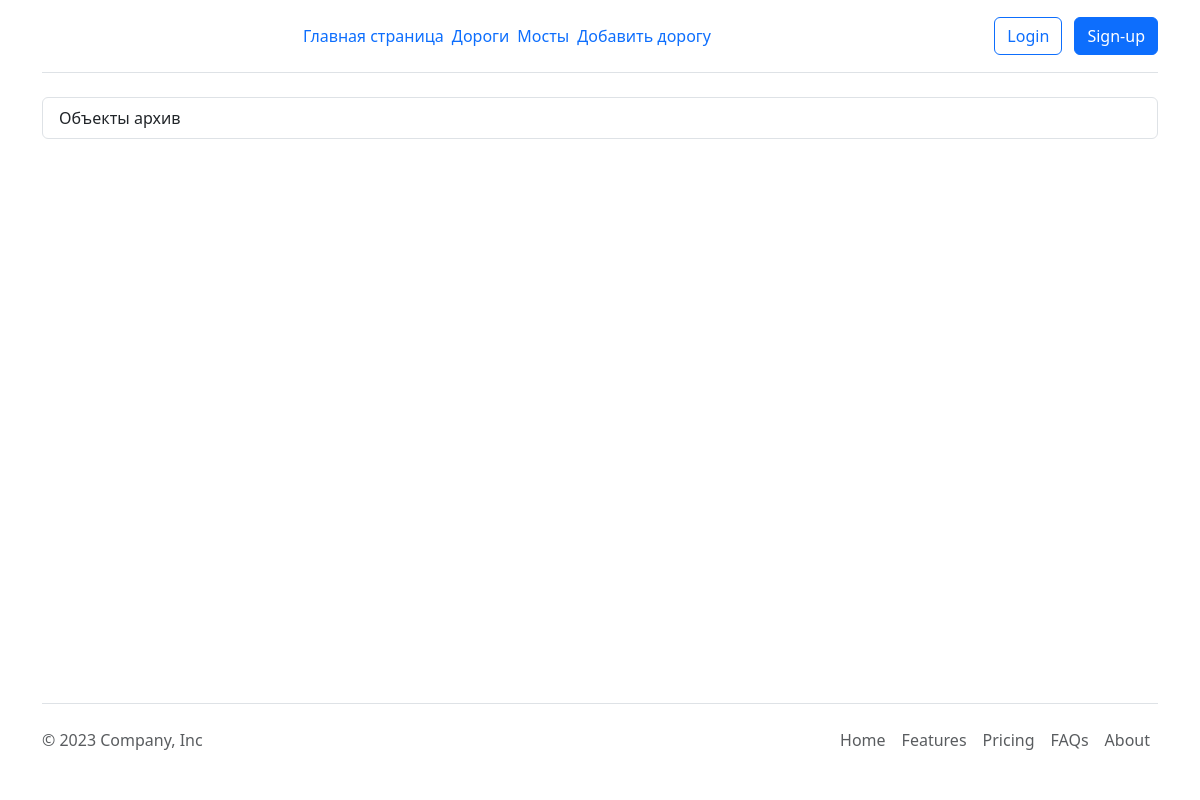
/archiveobjects, run on an earlier commit of the app's database.
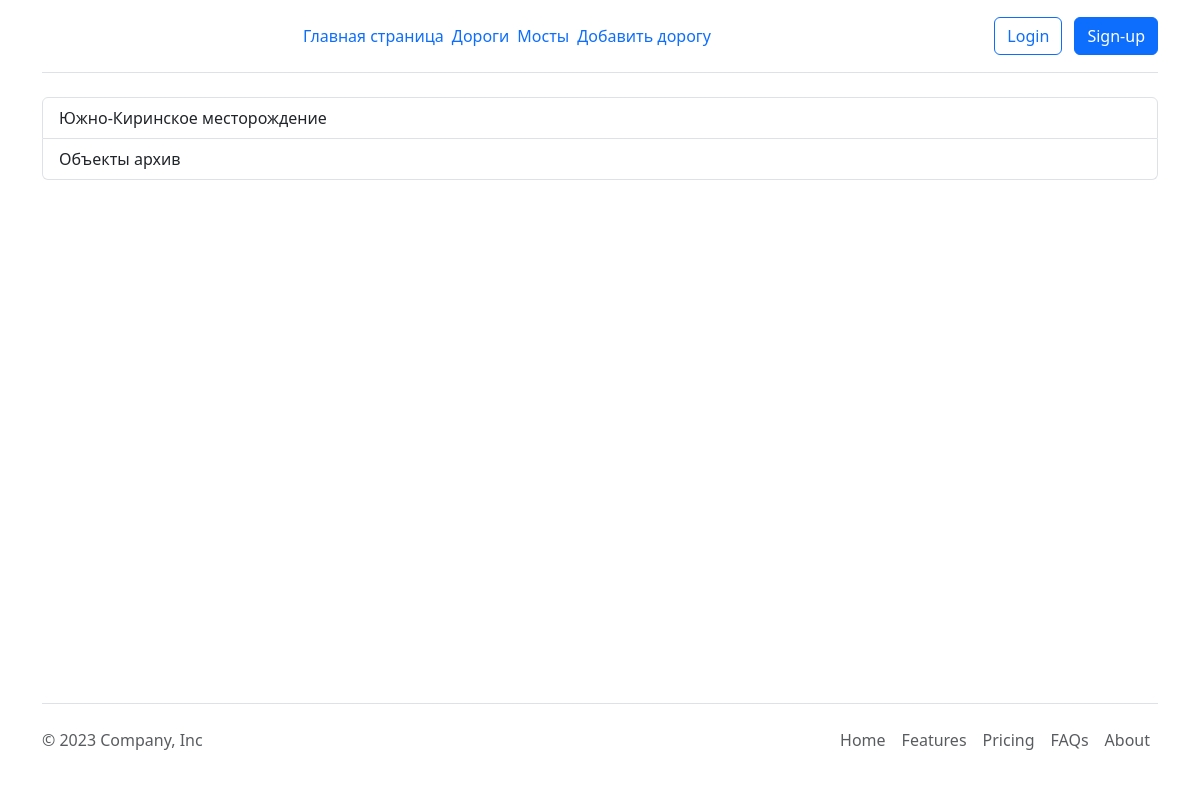
And on a later commit of the database.
### roads/models.py (models this page shows)
class NameObject(models.Model):
    object_name = models.CharField(max_length=255, verbose_name='Название объекта', null=True, default=None, blank=True)
    short_object_name = models.CharField(max_length=255, verbose_name='Краткое название', null=True, default=None, blank=True)
    dogovor_number = models.CharField(max_length=255, verbose_name='Номер договора', null=True, default=None, blank=True)
    in_archive = models.BooleanField('В архиве', default=False)
    def __str__(self):
        return self.object_name
    class Meta:
        verbose_name = 'Объект'
        verbose_name_plural = 'Объекты'

### roads/views.py (the view)
# urls.py: path('archiveobjects', ArchiveListObject.as_view(), name='archive'),
class ArchiveListObject(ListView):
    model=NameObject
    template_name = 'roads/index.html'
    def get_queryset(self):
        return NameObject.objects.filter(in_archive=True)

### roads/templates/roads/index.html (shortened to what this page needs)
{% extends 'roads/base.html' %}
{% block content %}
<div class='container'>
    <div class="list-group">
        {% for object in object_list %}
            <a href="{% url 'roadobjectlist' object.pk %}" class="list-group-item list-group-item-action" aria-current="true">
            {{object}}
        </a>
{% endfor %}
<a href="{% url 'archive' %}" class="list-group-item list-group-item-action" aria-current="true">
    Объекты архив
</a>
    </div>
</div>
{% endblock %}

What changed in the data, as far as the page shows it:
now on this page (row edited): NameObject: object_name "Южно-Киринское месторождение"
